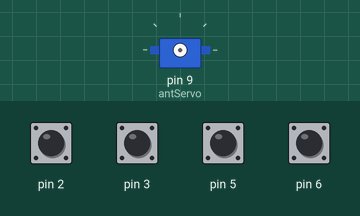
A sketch run on a simulated Arduino Uno, built with avr-gcc and run on an emulated ATmega328P. On the bench: servo. The inputs (shaded band) are chosen by the test bench; at power-on: pin 2, pin 3, pin 5, pin 6 HIGH. What the sketch prints to the serial monitor is not drawn.

Above: at 1.2 s.
1.3 s: pin 5 pulled LOW for 0.15 s
2.9 s: pin 6 pulled LOW for 0.15 s
At 3.7 s:
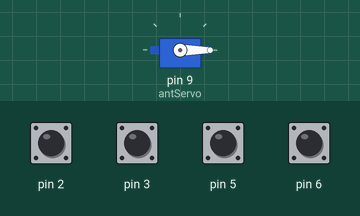
4.5 s: pin 5 pulled LOW for 1 s
At 5.0 s:
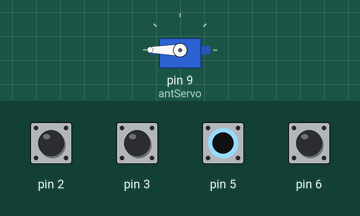
7.0 s: pin 6 pulled LOW for 1 s
At 8.1 s:
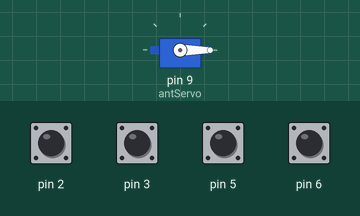
Timing chart, 0 to 10.0 s (numbered marks = the images above; inputs shaded):
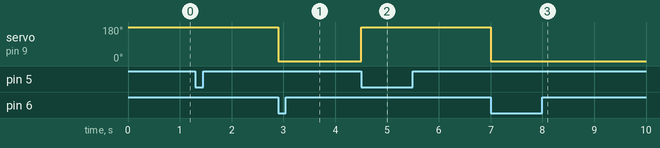

The sketch:

Antenna.ino
```cpp
/*
  Antenna.ino

  Created: October 14, 2020
  Author: Andrew Donatelli andrew@donatelli.net

  Uses a continuous servo to move an antenna on a rack and pinion with microswitch endpoints.

  https://www.thingiverse.com/thing:4619438
  https://youtu.be/BhXsyKlJ74U
  https://youtu.be/MdO_4W80xlg

*/
#include <Servo.h>

Servo antServo;  // create servo object to control a servo
// twelve servo objects can be created on most boards

int pos = 0;    // variable to store the servo position
int iEndpoint1 = 0;
int iEndpoint2 = 0;
int iUp = 0;
int iDown = 0;

void setup() {
  pinMode(2, INPUT_PULLUP);
  pinMode(3, INPUT_PULLUP);

  pinMode(5, INPUT_PULLUP);
  pinMode(6, INPUT_PULLUP);
  Serial.begin(115200);
}

void loop() {

    iEndpoint1 = digitalRead(2);
    iEndpoint2 = digitalRead(3);

    iUp = digitalRead(5);
    iDown = digitalRead(6);
    Serial.println(iUp);
    if ((iEndpoint1 == 0 or iEndpoint2 == 0) and iUp !=0 and iDown !=0){
      antServo.detach();
    }

    if (iUp == 0 ){
      antServo.attach(9);
      antServo.write(180);
    }

    if (iDown == 0 ){
      antServo.attach(9);
      antServo.write(0);
    }


}
```

Measured:
- after the input at 2.9 s, servo on pin 9 (antServo): 180° → 0° at once
- after the input at 4.5 s, servo on pin 9 (antServo): 0° → 180° at once
- after the input at 7.0 s, servo on pin 9 (antServo): 180° → 0° at once
